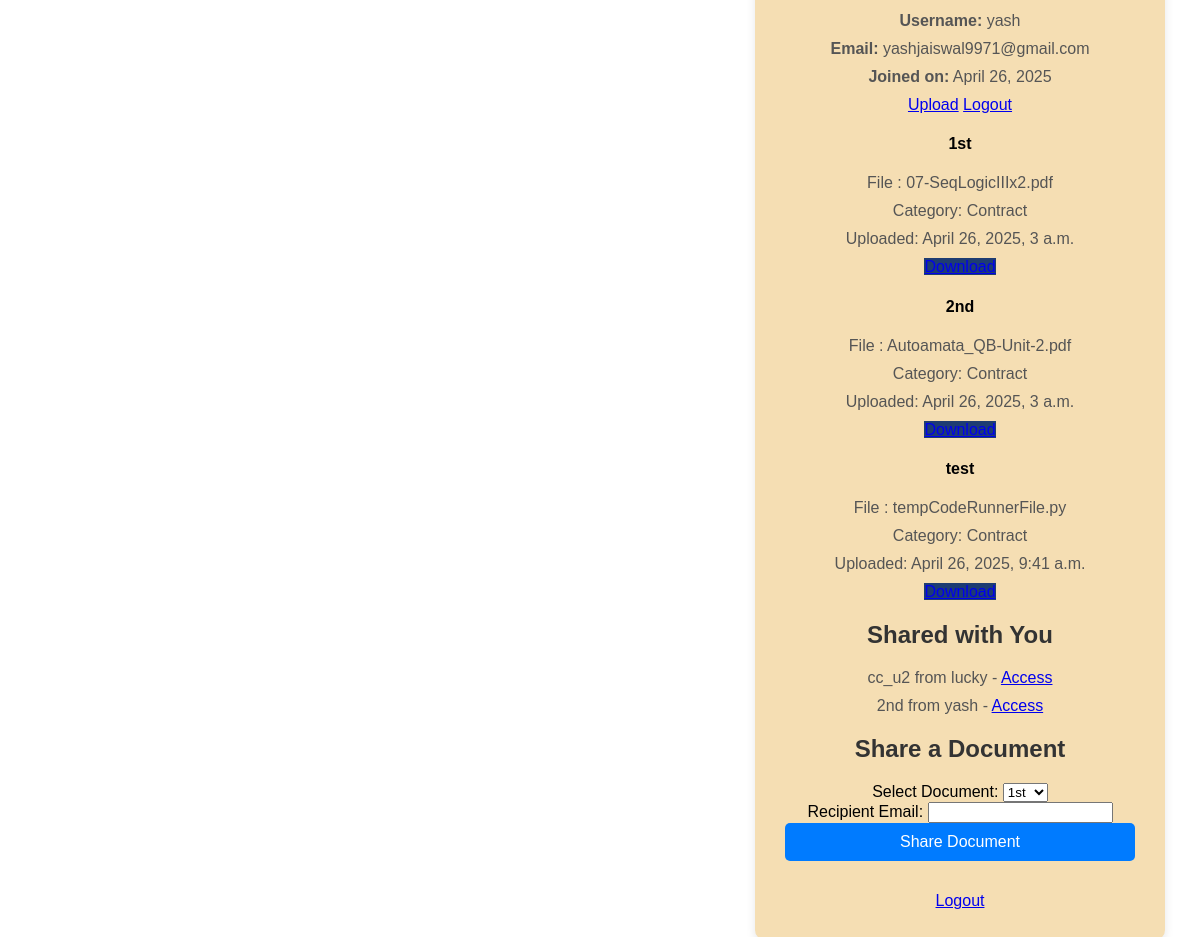
Screenshot of /profile/ (signed in) with the database file from the repository.
### accounts/models.py (models this page shows, shortened)
class CustomUser(AbstractUser):
    USER_TYPE_CHOICES = (
        ('client', 'Client'),
        ('court', 'Court'),
        ('lawyer', 'Lawyer'),
    )
    user_type = models.CharField(max_length=10, choices=USER_TYPE_CHOICES)
    phone = models.CharField(max_length=15, blank=True)
    is_email_verified = models.BooleanField(default=False)

class Document(models.Model):
    user = models.ForeignKey(CustomUser, on_delete=models.CASCADE)
    file = models.FileField(upload_to='documents/')
    cid = models.CharField(max_length=100, blank=True)
    filename = models.CharField(max_length=255,blank=True)
    uploaded_at = models.DateTimeField(auto_now_add=True)
    title = models.CharField(max_length=100)
    category = models.CharField(
        max_length=50,
        choices=(
            ('contract', 'Contract'),
            ('evidence', 'Evidence'),
            ('motion', 'Motion'),
            ('other', 'Other'),
        ),
        default='other'
    )

class SharedDocument(models.Model):
    document = models.ForeignKey(
        Document,
        on_delete=models.CASCADE,
        help_text="The document being shared."
    )
    owner = models.ForeignKey(
        CustomUser,
        on_delete=models.CASCADE,
        related_name='shared_by',
        help_text="The user who owns the document."
    )
    recipient = models.ForeignKey(
        CustomUser,
        on_delete=models.CASCADE,
        related_name='shared_with',
        help_text="The user with whom the document is shared."
    )
    shared_at = models.DateTimeField(
        auto_now_add=True,
        help_text="The date and time when the document was shared."
    )
    token = models.UUIDField(
        default=uuid.uuid4,
        editable=False,
        unique=True,
        help_text="Unique token for accessing the shared document."
    )
    expires_at = models.DateTimeField(
        default=default_expires_at,
        help_text="Expiration date for the shared document link."
    )
    class Meta:
        verbose_name = "Shared Document"
        verbose_name_plural = "Shared Documents"
        unique_together = ['document', 'owner', 'recipient']

### accounts/views.py (the view)
# urls.py: path('profile/', views.profile_view, name='profile'),
@login_required
@no_cache_view
def profile_view(request):
    query = request.GET.get('q', '')
    if query:
        documents = Document.objects.filter(
            user=request.user,
            title__icontains=query
        ) | Document.objects.filter(
            user=request.user,
            category__icontains=query
        )
    else:
        documents = request.user.document_set.all()
    shared_documents = SharedDocument.objects.filter(recipient=request.user)
    return render(request, 'profile.html', {
        'documents': documents,
        'shared_documents': shared_documents
    })

### accounts/templates/profile.html (shortened to what this page needs)
{% block content %}
<div class="profile-container">
    <br><br><br>
    <p><strong>Username:</strong> {{ user.username }}</p>
    <p><strong>Email:</strong> {{ user.email }}</p>
    <p><strong>Joined on:</strong> {{ user.date_joined|date:"F d, Y" }}</p>
            {% if user.is_authenticated %}
               <a href="{% url 'upload' %}">Upload</a>
                <a href="{% url 'logout' %}">Logout</a>
            {% endif %}
     <div class="documents">
        {% for doc in documents %}
            <div class="doc-card">
                <h4>{{ doc.title }}</h4>
                <p>File : {{ doc.filename }}</p>
                <p>Category: {{ doc.get_category_display }}</p>
                <p>Uploaded: {{ doc.uploaded_at }}</p>
                <a href="{% url 'download_document' doc.cid doc.filename %}" class="btn" style="margin-top: 0.5rem; background: #1e3c72;">Download</a>
            </div>
        {% empty %}
            <p>No documents found</p>
        {% endfor %}
    </div>
    <h2>Shared with You</h2>
    <div class="document-list">
        {% for shared in shared_documents %}
            <p>
                {{ shared.document.title }} from {{ shared.owner.username }} -
                <a href="{% url 'access_shared_document' shared.token %}">Access</a>
            </p>
        {% empty %}
            <p>No shared documents.</p>
        {% endfor %}
    </div>
    <h2>Share a Document</h2>
    <form method="post" action="{% url 'share_document' %}" class="share-form">
        <label for="filename">Select Document:</label>
        <select name="filename" id="filename" required>
            {% for doc in documents %}
                <option value="{{ doc.filename }}">{{ doc.title }}</option>
            {% endfor %}
        </select>
        <br>
        <label for="recipient_email">Recipient Email:</label>
        <input type="email" name="recipient_email" id="recipient_email" required>
        <br>
        <button type="submit">Share Document</button>
    </form>
    <div class="edit-link">
        <a href="{% url 'logout' %}">Logout</a>
    </div>
</div>
{% endblock %}

### accounts/templates/profile.html (style rules this page uses)
.profile-container { background: wheat; padding: 30px; margin-left: 60%; border-radius: 10px; box-shadow: 0 4px 10px rgba(0, 0, 0, 0.1); width: 350px; transition: transform 0.3s ease; text-align: center; }
h2 { color: #333; margin-bottom: 20px; }
p { font-size: 16px; color: #555; margin: 10px 0; }
button { width: 100%; padding: 10px; background-color: #007BFF; color: white; border: none; border-radius: 5px; font-size: 16px; cursor: pointer; transition: background-color 0.3s ease; }
.edit-link { margin-top: 15px; display: inline-block; color: #007BFF; text-decoration: none; }

### rows the page displays
CustomUser: username "yash", email "yashjaiswal9971@gmail.com", date_joined "April 26, 2025"
Document: title "1st", filename "07-SeqLogicIIIx2.pdf", category "Contract", uploaded_at "April 26, 2025, 3 a.m."
Document: title "2nd", filename "Autoamata_QB-Unit-2.pdf", category "Contract", uploaded_at "April 26, 2025, 3 a.m."
Document: title "test", filename "tempCodeRunnerFile.py", category "Contract", uploaded_at "April 26, 2025, 9:41 a.m."
SharedDocument: document "cc_u2", owner.username "lucky"
SharedDocument: document "2nd", owner.username "yash"

### other values shown
form field filename "1st"
